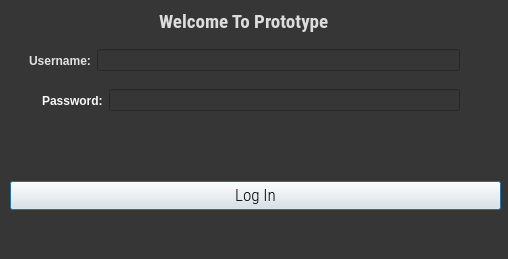
<?xml version="1.0" encoding="UTF-8"?>
<ui version="4.0">
 <class>Dialog</class>
 <widget class="QDialog" name="Dialog">
  <property name="geometry">
   <rect>
    <x>0</x>
    <y>0</y>
    <width>508</width>
    <height>259</height>
   </rect>
  </property>
  <property name="minimumSize">
   <size>
    <width>508</width>
    <height>259</height>
   </size>
  </property>
  <property name="maximumSize">
   <size>
    <width>508</width>
    <height>259</height>
   </size>
  </property>
  <property name="windowTitle">
   <string>SOFTWARE PROTOTYPE</string>
  </property>
  <property name="windowIcon">
   <iconset>
    <normaloff>:/icon/icon.png</normaloff>:/icon/icon.png</iconset>
  </property>
  <property name="styleSheet">
   <string notr="true">background:rgb(54, 54, 54)</string>
  </property>
  <widget class="QWidget" name="verticalLayoutWidget">
   <property name="geometry">
    <rect>
     <x>10</x>
     <y>160</y>
     <width>491</width>
     <height>71</height>
    </rect>
   </property>
   <layout class="QVBoxLayout" name="verticalLayout">
    <item>
     <widget class="QPushButton" name="runButton">
      <property name="font">
       <font>
        <family>Roboto Condensed Light</family>
        <pointsize>13</pointsize>
       </font>
      </property>
      <property name="styleSheet">
       <string notr="true">
background-color: rgb(236, 236, 236);</string>
      </property>
      <property name="text">
       <string>Log In</string>
      </property>
     </widget>
    </item>
   </layout>
  </widget>
  <widget class="QWidget" name="layoutWidget">
   <property name="geometry">
    <rect>
     <x>0</x>
     <y>0</y>
     <width>489</width>
     <height>43</height>
    </rect>
   </property>
   <layout class="QHBoxLayout" name="horizontalLayout">
    <item alignment="Qt::AlignHCenter">
     <widget class="QLabel" name="filelabel">
      <property name="font">
       <font>
        <family>Roboto Condensed</family>
        <pointsize>14</pointsize>
        <weight>75</weight>
        <bold>true</bold>
       </font>
      </property>
      <property name="styleSheet">
       <string notr="true">color:rgb(221, 221, 221)</string>
      </property>
      <property name="text">
       <string>Welcome To Prototype</string>
      </property>
     </widget>
    </item>
   </layout>
  </widget>
  <widget class="QWidget" name="horizontalLayoutWidget">
   <property name="geometry">
    <rect>
     <x>29</x>
     <y>40</y>
     <width>431</width>
     <height>41</height>
    </rect>
   </property>
   <layout class="QHBoxLayout" name="horizontalLayout_2">
    <item>
     <widget class="QLabel" name="label">
      <property name="font">
       <font>
        <weight>75</weight>
        <bold>true</bold>
       </font>
      </property>
      <property name="styleSheet">
       <string notr="true">color:rgb(226, 226, 226)</string>
      </property>
      <property name="text">
       <string>Username:</string>
      </property>
     </widget>
    </item>
    <item>
     <widget class="QLineEdit" name="lineEditUsername">
      <property name="styleSheet">
       <string notr="true">color:rgb(240, 240, 240)</string>
      </property>
      <property name="text">
       <string/>
      </property>
      <property name="frame">
       <bool>true</bool>
      </property>
     </widget>
    </item>
   </layout>
  </widget>
  <widget class="QWidget" name="horizontalLayoutWidget_2">
   <property name="geometry">
    <rect>
     <x>29</x>
     <y>80</y>
     <width>431</width>
     <height>41</height>
    </rect>
   </property>
   <layout class="QHBoxLayout" name="horizontalLayout_3">
    <item>
     <widget class="QLabel" name="logolabel">
      <property name="text">
       <string/>
      </property>
      <property name="pixmap">
       <pixmap>:/logo/logo.png</pixmap>
      </property>
     </widget>
    </item>
    <item>
     <widget class="QLabel" name="label_2">
      <property name="font">
       <font>
        <weight>75</weight>
        <bold>true</bold>
       </font>
      </property>
      <property name="styleSheet">
       <string notr="true">color:rgb(247, 247, 247)</string>
      </property>
      <property name="text">
       <string>Password:</string>
      </property>
     </widget>
    </item>
    <item>
     <widget class="QLineEdit" name="lineEditPassword">
      <property name="styleSheet">
       <string notr="true">color:rgb(240, 240, 240)</string>
      </property>
     </widget>
    </item>
   </layout>
  </widget>
  <widget class="QLabel" name="labelResult">
   <property name="geometry">
    <rect>
     <x>36</x>
     <y>230</y>
     <width>421</width>
     <height>20</height>
    </rect>
   </property>
   <property name="styleSheet">
    <string notr="true">color: rgb(240, 240, 240);</string>
   </property>
   <property name="text">
    <string/>
   </property>
  </widget>
 </widget>
 <resources/>
 <connections/>
</ui>
